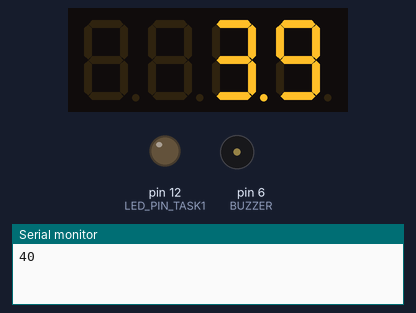
A sketch run on a simulated Arduino Leonardo, built for the host (arithmetic inside an expression is 32-bit, double 64-bit). Parts: 4-digit seven-segment display, output pins drawn as LEDs (lit = HIGH), buzzer (waves = sounding, pin HIGH), the last lines printed to the serial monitor.

Above: at 0.15 s.
At 0.89 s:
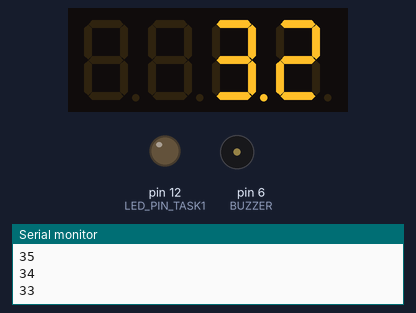
At 1.52 s:
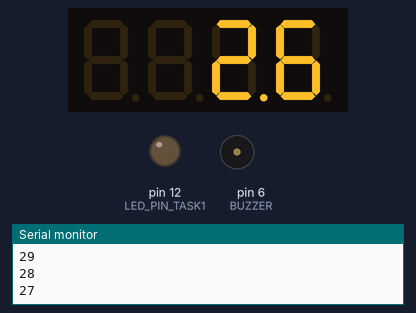
At 2.99 s:
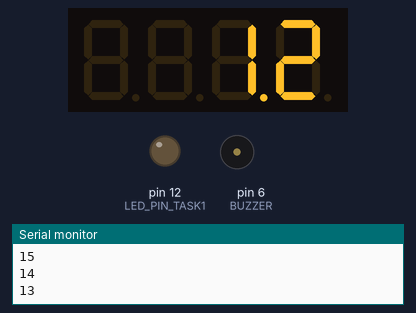
At 4.35 s:
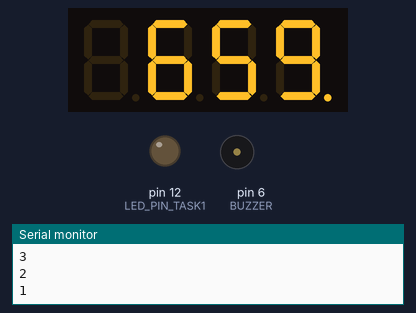
At 5.8 s:
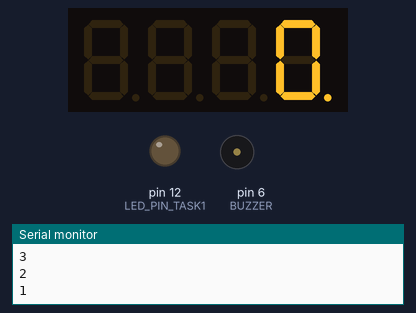

The sketch:

demo5_DDS_T4.ino
```cpp
/*
This code demonstrates an DDS Scheduler
for Task 2 (playing Mario theme song), and Task 3 (count up every 100ms)
It demonstrates the following behavior:
  - While no music is being output, the 7-segment display indicates a countdown in 10ths of a second until the next time the theme is played
  - During the music, the frequency (in decimal Hz.) of the current tone is displayed on the 7-Segment display
*/

#include "SevSeg.h" //(Copyright 2020 Dean Reading)
SevSeg sevseg; //Instantiate a seven segment controller object

#define LED_PIN_TASK1 12
#define BUZZER 6

#define prescaler 8

#define E 659 //Hz
#define C 523 //Hz
#define G 784 //Hz
#define g 392 //Hz
#define R 0   //Rest, play no sound

int melody[] = {R, E, R, E, R, R, E, R, R, C, R, E, R, R, G, R, R, R, R, R, g, R};

// Task states definitions, representing the lifecycle of a task.
#define STATE_RUNNING 0 // Task is currently running.
#define STATE_READY 1 // Task is ready to run.
#define STATE_SLEEP 2 // Task is waiting for its sleep time to expire before it can run again.
#define STATE_DEAD 3 // Task has completed its function or has been terminated.

#define N_MAX_TASKS 5 // Maximum number of tasks that can be managed by the system.

int task_delays[] = {1, 1}; // Array defining delays for tasks in milliseconds. Adjust these values to change the blinking rate.

// Variables to control Task 2
int counter = 0;
unsigned long temp = 0;
unsigned long start = 0;
int deciSeconds = 40;
// static unsigned long timer = 0;

/*******************  Prototypes for Demo 5 functions  ********************/
void initTask(int id, const char* name, void (*func)(), unsigned short int initialState, unsigned int initialSleep);
void task_self_quit();
void task_start(int taskID);
void task3();                                         // Countdown for each decisecond on a 4-digit 7-segment display
void task2();                                         // plays song, rest, then repeat
void task2_2(int freq);                               // plays a song (Mario theme song)
void task2_1(int freq);                               // plays a tone
void task1_on();                                      // turn on external LED
void task1_off();                                     // turn off external LED

// Structure defining a Task Control Block (TCB), which holds information about each task.
typedef struct TCBstruct {
  int taskID; // Unique identifier for the task within the task list.
  char taskName[20]; // Descriptive name for the task. Useful for debugging and readability.
  int numCalls; // Counts how many times the task has been called. Useful for monitoring task activity.
  unsigned short int state; // Current state of the task (e.g., READY, SLEEP, DEAD).
  void (*functionptr)(); // Pointer to the function that the task needs to execute.
  unsigned int sleeptime; // Time in milliseconds the task needs to wait before next execution.
} task;

task tasklist[N_MAX_TASKS]; // Array to hold tasks. Acts as the Task Control Block (TCB) registry.
int deadlist[N_MAX_TASKS]; // Array to keep track of tasks that have been terminated.
int time_count; // Counter used to simulate time passing.
int quit_flag; // A flag indicating whether a task has requested to terminate itself.

void setup() {
  byte numDigits = 4;
  byte digitPins[] = {22, 23, 24, 25};
  byte segmentPins[] = {26, 27, 28, 29, 30, 31, 32, 33};
  bool resistorsOnSegments = false; // 'false' means resistors are on digit pins
  byte hardwareConfig = COMMON_CATHODE; // See README.md for options
  bool updateWithDelays = false; // Default 'false' is Recommended
  bool leadingZeros = false; // Use 'true' if you'd like to keep the leading zeros
  bool disableDecPoint = false; // Use 'true' if your decimal point doesn't exist or isn't connected

  sevseg.begin(hardwareConfig, numDigits, digitPins, segmentPins, resistorsOnSegments,
  updateWithDelays, leadingZeros, disableDecPoint);
  sevseg.setBrightness(90);

  Serial.begin(9600);
  // Initializes digital pins connected to LEDs as outputs. Sets the initial state of LEDs to OFF for safety.
  pinMode(LED_PIN_TASK1, OUTPUT);
  // Initialize passive buzzer
  pinMode(BUZZER, OUTPUT);

  // Setup timer
  TCCR4B = 0;
  TCCR4A = 0;
  TCCR4B |= (1 << WGM42) | (1 << CS41);    // set to CTC mode and prescaler 8
  TCCR4A |= (1 << COM4A0);                // toggle (buzzer) pin when TIMER4_ON_BIT reaches MAX

  time_count = 0; // Reset time counter.
  quit_flag = 0; // Ensure quit flag is reset at start.

  // Initialize the task list with tasks for toggling LEDs. Each task is assigned a function, initial state, and sleep time.
  // The pattern is to have one task for turning an LED on and another for turning it off, creating a blinking effect.
  // initTask(0, "LED1_on", &task1_on, STATE_READY, 0);
  // initTask(1, "LED1_off", &task1_off, STATE_SLEEP, 250);
  // initTask(1, "LED1_off", &task1_off, STATE_SLEEP, 250); // LED2 blinks with a period of 500 ms (250 ms on, 250 ms off).
  initTask(0, "Play_T3", &task3, STATE_READY, 0);
  initTask(1, "Play_T2", &task2, STATE_SLEEP, 4000);
}

void loop() {
  // Main loop iterates over the tasklist, executing tasks based on their state and sleep time.
  for (int i = 0; tasklist[i].functionptr != NULL; i++) {
    // Check if task is ready and sleep time has elapsed.
    if (tasklist[i].state == STATE_READY && tasklist[i].sleeptime == 0) {
      tasklist[i].functionptr(); // Execute the task's function.
      tasklist[i].numCalls++; // Increment the call count for monitoring.
      tasklist[i].state = STATE_SLEEP; // Set task to sleep state.
      tasklist[i].sleeptime = task_delays[i % 2]; // Assign sleep time from the predefined delays array.
    } else if (tasklist[i].state == STATE_SLEEP) {
      // If task is sleeping, decrement its sleep time.
      tasklist[i].sleeptime--;
      if (tasklist[i].sleeptime <= 0) {
        // Once sleep time is up, set task state to ready for next execution.
        tasklist[i].state = STATE_READY;
      }
    }

    // If song has finished playing
    if (counter == (sizeof(melody) / sizeof(melody[0]))) {
      tasklist[1].sleeptime = 4000;
      counter = 0;          // reset counter (note)
      deciSeconds = 40;     // reset count-down value
    }

    // Handle task self-termination logic.
    if (quit_flag != 0) {
      tasklist[i].state = STATE_DEAD;
      deadlist[i] = tasklist[i].taskID;
      quit_flag = 0; // Reset quit flag after handling.
    }
  }
  increment(); // Increment the simulated time counter.
}

// Increment function simulates time passing.
void increment() {
  delay(1); // Simulates a 1 ms time step.
  if (time_count < 30000) { // Simulate for a specific duration (30 seconds in this example).
    time_count++;
  } else {
    time_count = 0; // Reset time counter to loop the simulation.
  }
}

void task3() {
  static unsigned long timer = time_count;
  if (time_count - timer >= 100) {
    // timer += 100;
    timer = time_count;
    if (deciSeconds > 0) {
      Serial.println(deciSeconds);
      deciSeconds--;
      sevseg.setNumber(deciSeconds, 1);
    } else {
      sevseg.setNumber(melody[counter], 0);
    }
  }
  sevseg.refreshDisplay(); // Must run repeatedly

}

// Play song for 2.1 seconds, rest for 6.1 seconds, repeat
void task2() {
  // Play the song
  if (counter < (sizeof(melody) / sizeof(melody[0]))) {
    task2_2(melody[counter]);
  }
  // Else, SLEEP for 4 sec, reset counter and timestamp
  else {
    counter = 0;
    deciSeconds = 40;
  }

}

// Play each note in the array. Will result in playing the whole song
void task2_2(int freq) {
  if (time_count - temp > 100) {
    counter++;
    temp = time_count;
  } else {
    task2_1(melody[counter]);
  }
}

// Play a tone given a frequency
void task2_1(int freq) {
  if (freq == 0) {
    OCR4A = 0;
  } else {
    OCR4A = F_CPU / (2 * prescaler * freq);
  }
}

// Utility function to initialize tasks.
void initTask(int id, const char* name, void (*func)(), unsigned short int initialState, unsigned int initialSleep) {
  tasklist[id].taskID = id;
  strncpy(tasklist[id].taskName, name, sizeof(tasklist[id].taskName) - 1); // Ensure name is null-terminated.
  tasklist[id].functionptr = func;
  tasklist[id].state = initialState;
  tasklist[id].sleeptime = initialSleep;
  tasklist[id].numCalls = 0;
}

// Function to terminate a task from within itself.
void task_self_quit() {
  quit_flag = 1; // Set quit flag to indicate a task wishes to terminate.
}

// Function to restart a terminated task.
void task_start(int taskID) {
  if (deadlist[taskID] != -1) { // Check if task is in the deadlist.
    deadlist[taskID] = -1; // Remove task from deadlist.
    initTask(taskID, tasklist[taskID].taskName, tasklist[taskID].functionptr, STATE_READY, 0); // Reinitialize the task.
  }
}
```

Measured:
- by itself, everything shown: repeats every 6.4 s, in 54 steps
- what the display in image 5 shows lasts 0.5 s, from 5.8 s to 6.3 s
